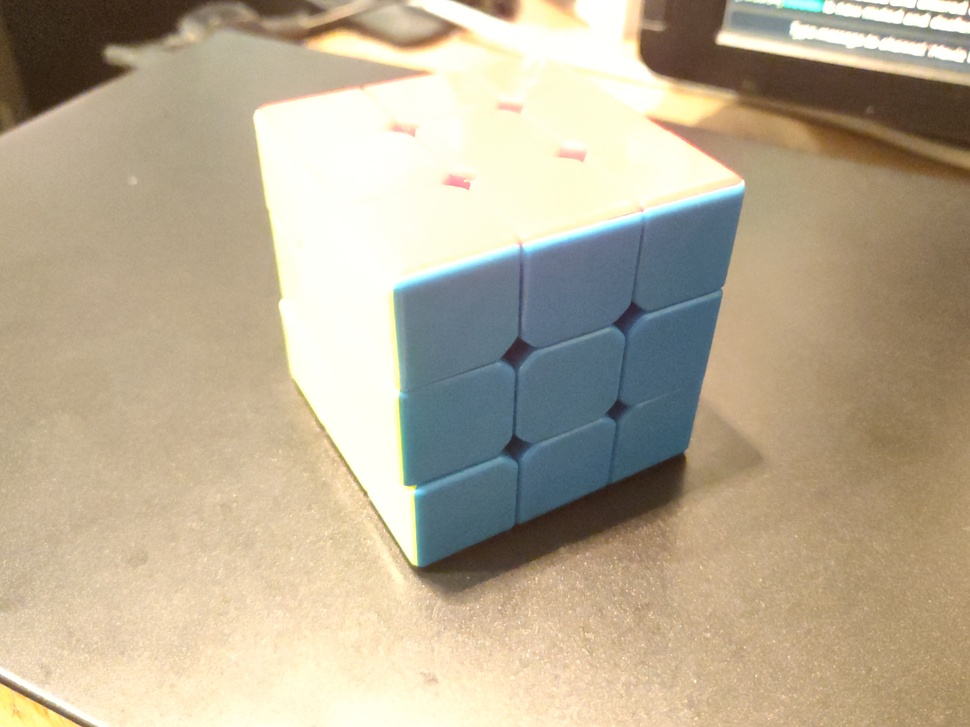
#> input picture hw1/input/overexposed.jpg, 970 x 727 px, shrunk from 4000 x 3000 before the run
$ python Q1.py
#> lines starting #> are read from the running program, lines starting #| are printed output that depends on the picture
import cv2
import numpy as np
import matplotlib.pyplot as plt
from collections import OrderedDict
from collections import Counter

def histogram_maker(channel, color, ax=None):
    ax = ax or plt.gca()
    E = Counter(channel.flatten()) # working as intended
    D = OrderedDict(sorted(E.items()))
    line = ax.bar(range(len(D)), list(D.values()), align='center', color=color)
    ax.set_xlim(right=255)
    ax.set_title(color + ' channel histogram')
    ax.set_xlabel('pixel intensity')
    ax.set_ylabel('number of pixels')
    #ax.set_color(color)
    return line

def channel_splitter(img, x1, x2, x3, x4):
    red_channel = img[:,:,2]
    green_channel = img[:,:,1]
    blue_channel = img[:,:,0]
    gray_channel = (red_channel + green_channel + blue_channel) / 3
    histogram_maker(red_channel, 'red', x1)
    histogram_maker(green_channel, 'green', x2)
    histogram_maker(blue_channel, 'blue', x3)
    histogram_maker(gray_channel, 'gray', x4)
    return

#q1 use opencv, numpy, matplot
plt.style.use('dark_background')
fig, ((ax1, ax2, ax3, ax4), (bx1, bx2, bx3, bx4)) = plt.subplots(2, 4, sharex='all', sharey='all')
fig.suptitle('Overexposed image on top VS Underexposed image below')
overexposed_img = cv2.imread('input/overexposed.jpg')
#> overexposed_img is the input picture: shape (727, 970, 3); mean B, G, R 148.9, 172.9, 185.2
underexposed_img = cv2.imread('input/underexposed.jpg')
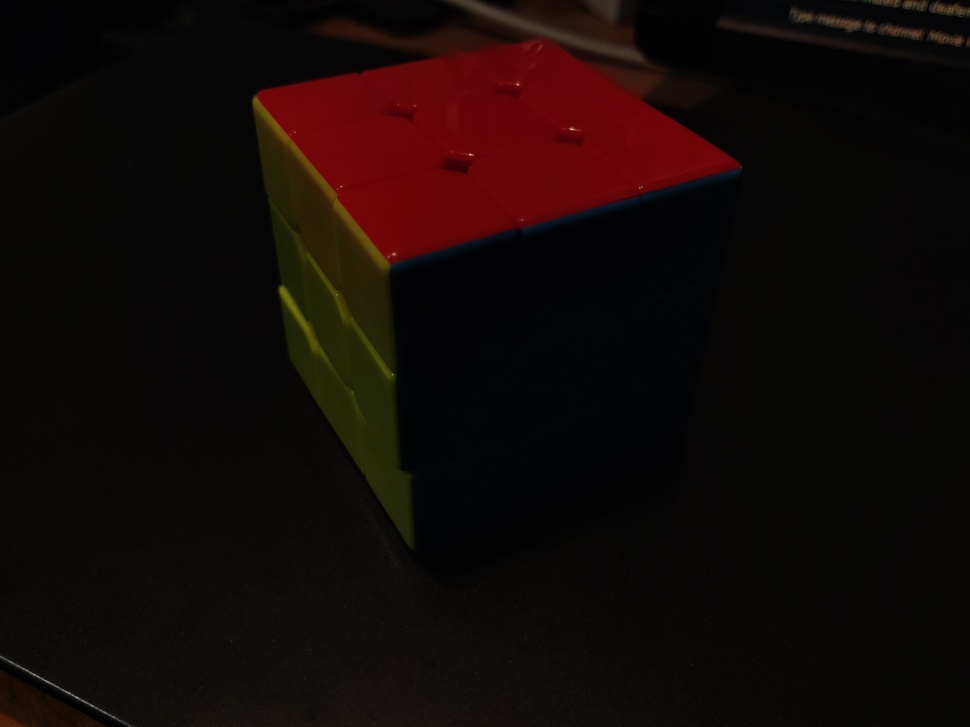
#> input picture hw1/input/underexposed.jpg, 970 x 727 px, shrunk from 4000 x 3000 before the run
#> underexposed_img is the input picture: shape (727, 970, 3); mean B, G, R 6.8, 8.8, 18.7
channel_splitter(overexposed_img, ax1, ax2, ax3, ax4)
#> in channel_splitter, `red_channel = img[:,:,2]`:
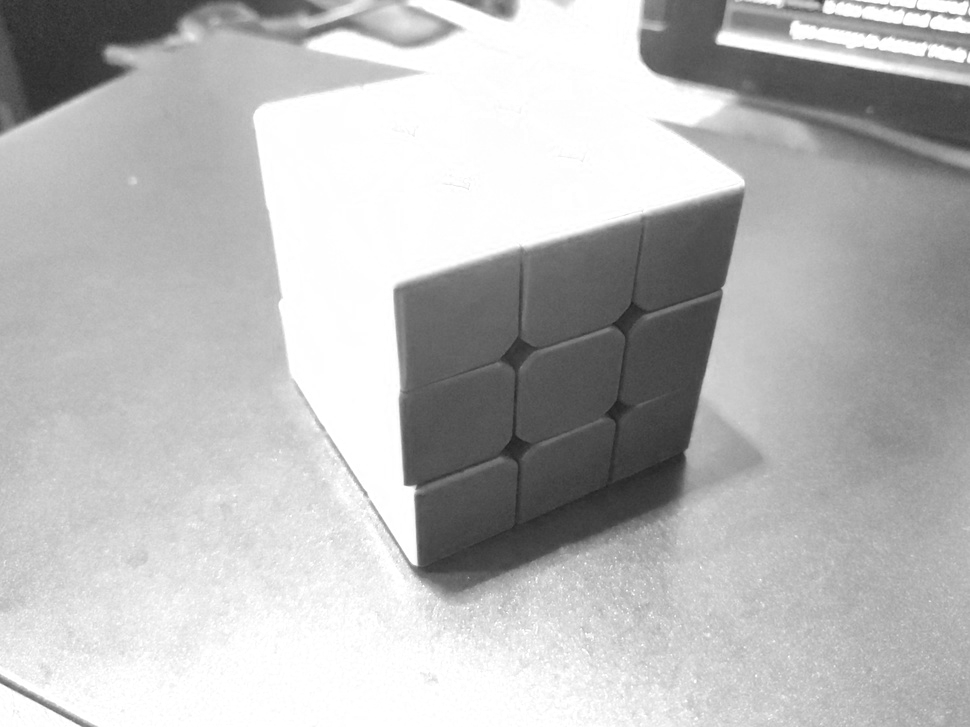
#> red_channel: shape (727, 970); min 32, max 255, mean 185.2
#> in channel_splitter, `green_channel = img[:,:,1]`:
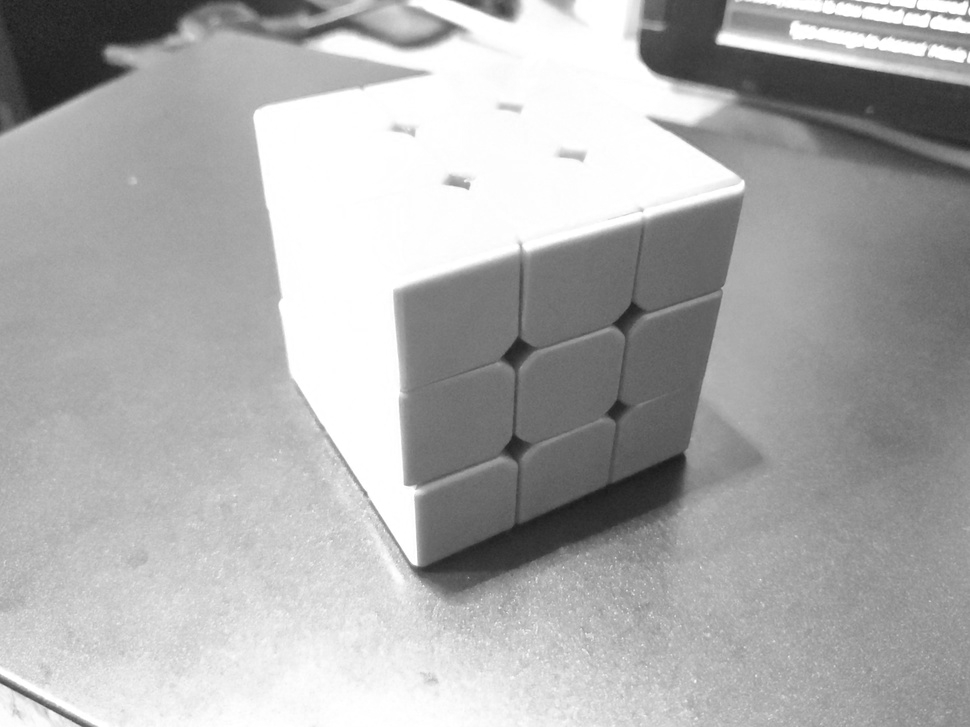
#> green_channel: shape (727, 970); min 26, max 255, mean 172.9
#> in channel_splitter, `blue_channel = img[:,:,0]`:
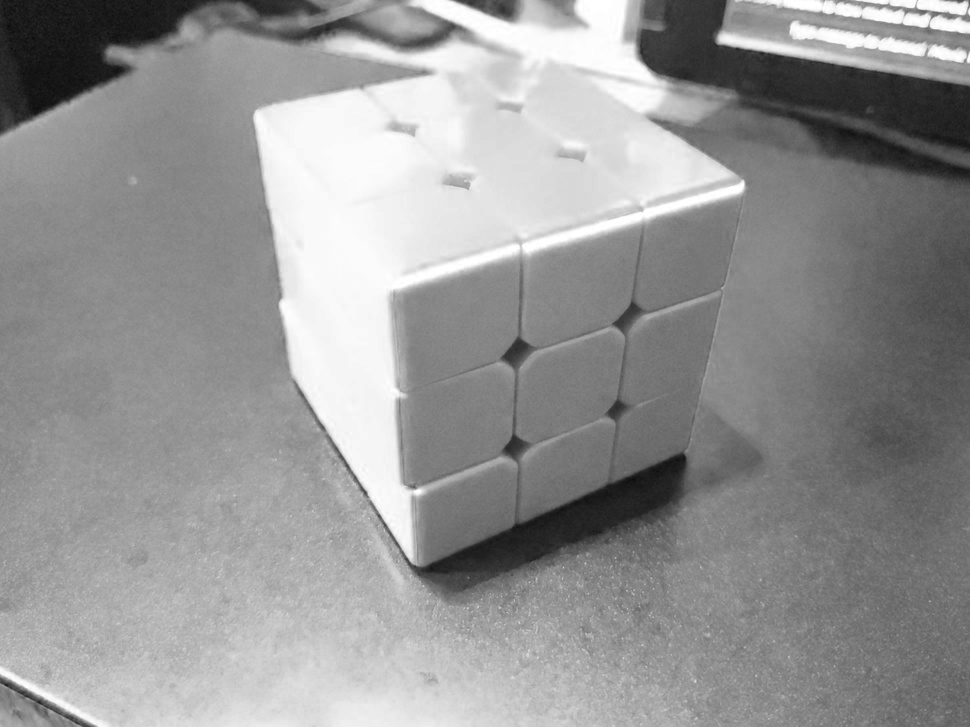
#> blue_channel: shape (727, 970); min 11, max 255, mean 148.9
#> in channel_splitter, `gray_channel = (red_channel + green_channel + blue_channel) / 3`:
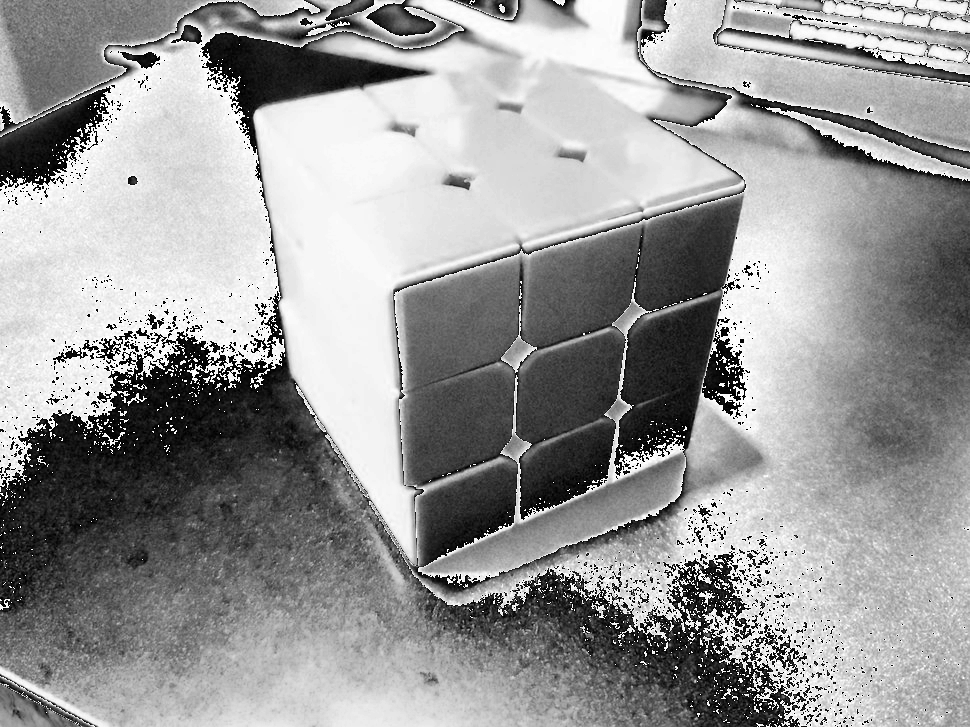
#> gray_channel: shape (727, 970) float64; min 0, max 85, mean 50.6; drawn with min black and max white
#> in histogram_maker, `E = Counter(channel.flatten())`: E = 223 items
channel_splitter(underexposed_img, bx1, bx2, bx3, bx4)
#> in channel_splitter (call 2), `gray_channel = (red_channel + green_channel + blue_channel) / 3`:
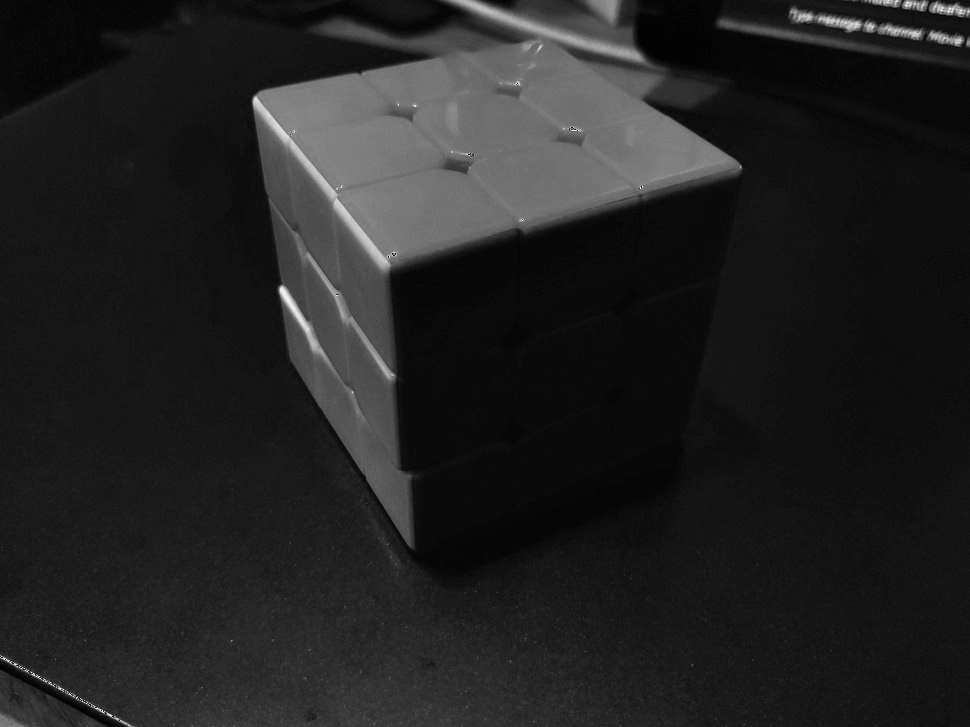
#> gray_channel: shape (727, 970) float64; min 0, max 85, mean 11.4; drawn with min black and max white
plt.savefig('output/Q1_histogram.png')
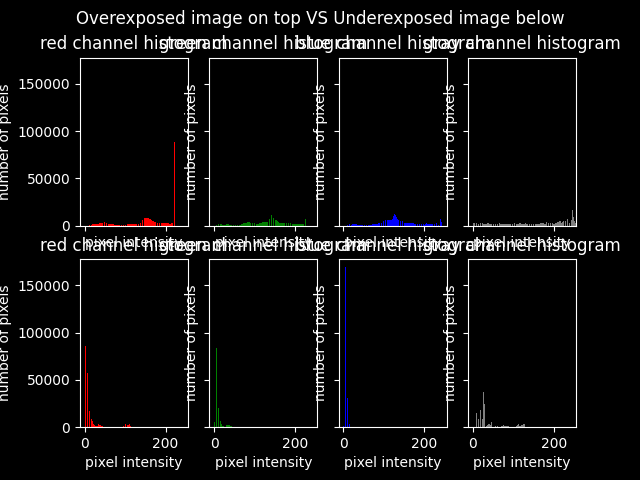
#> figure drawn by matplotlib, 8 panels; panel 5: tallest bar 86055 high, from x = 1.6 to 2.4
